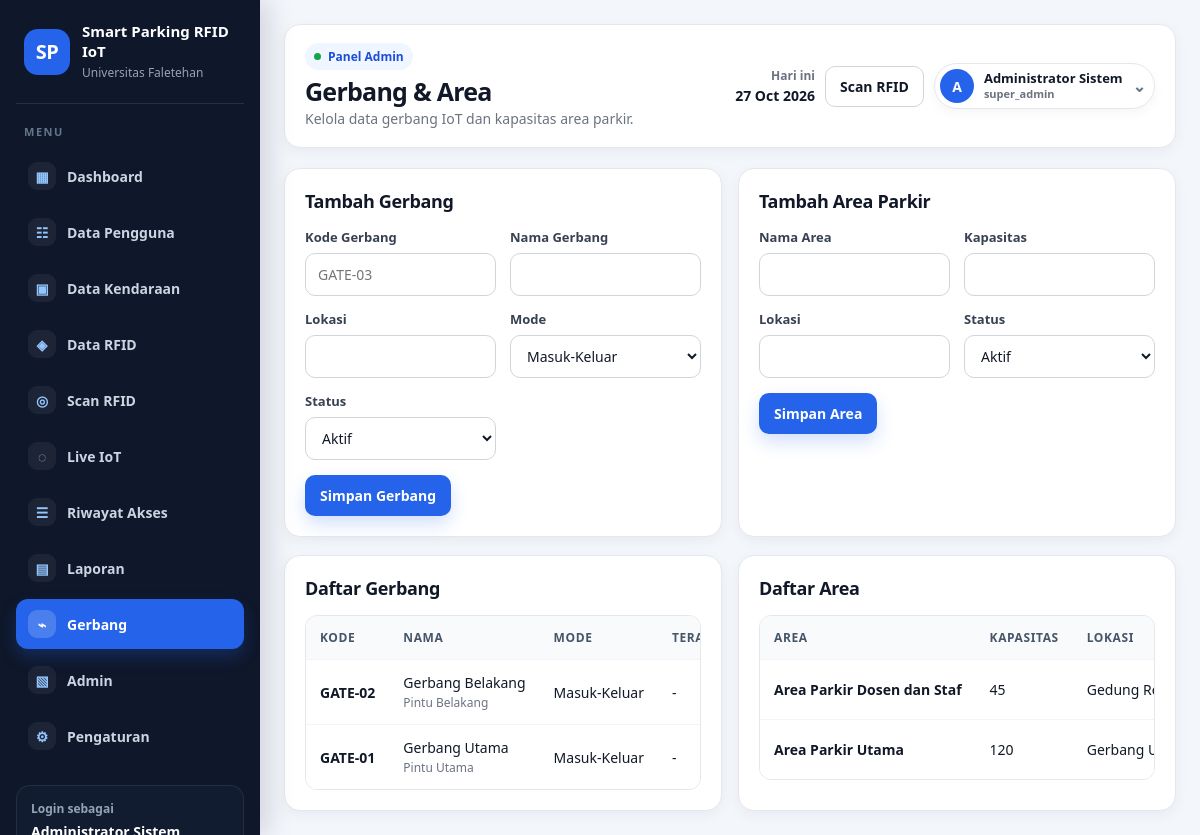
The app's page /gates.php (signed in) with its own data.
### tables this page shows
CREATE TABLE IF NOT EXISTS system_settings (
    id_setting INT AUTO_INCREMENT PRIMARY KEY,
    setting_key VARCHAR(80) NOT NULL UNIQUE,
    setting_value TEXT NULL,
    updated_at DATETIME NULL ON UPDATE CURRENT_TIMESTAMP
);

CREATE TABLE IF NOT EXISTS gates (
    id_gate INT AUTO_INCREMENT PRIMARY KEY,
    kode_gate VARCHAR(30) NOT NULL UNIQUE,
    nama_gate VARCHAR(100) NOT NULL,
    lokasi VARCHAR(120) NULL,
    mode_gate ENUM('Masuk','Keluar','Masuk-Keluar') NOT NULL DEFAULT 'Masuk-Keluar',
    status TINYINT(1) NOT NULL DEFAULT 1,
    last_seen DATETIME NULL
);

CREATE TABLE IF NOT EXISTS parking_areas (
    id_area INT AUTO_INCREMENT PRIMARY KEY,
    nama_area VARCHAR(100) NOT NULL,
    kapasitas INT NOT NULL DEFAULT 0,
    lokasi VARCHAR(120) NULL,
    status TINYINT(1) NOT NULL DEFAULT 1
);

### includes/functions.php (called while the page is built, shortened)
<?php
function e($value) {
    return htmlspecialchars((string)$value, ENT_QUOTES, 'UTF-8');
}
function setting($pdo, $key, $default = '') {
    $stmt = $pdo->prepare('SELECT setting_value FROM system_settings WHERE setting_key = ? LIMIT 1');
    $stmt->execute([$key]);
    $row = $stmt->fetch();
    return $row ? $row['setting_value'] : $default;
}
function active_menu($file) {
    return basename($_SERVER['PHP_SELF']) === $file ? 'active' : '';
}
?>

### gates.php (the view, shortened to what this page needs)
<?php
$pageTitle='Gerbang & Area';
$pageSubtitle='Kelola data gerbang IoT dan kapasitas area parkir.';
require_once __DIR__ . '/includes/header.php';
$gates=$pdo->query('SELECT * FROM gates ORDER BY id_gate DESC')->fetchAll();$areas=$pdo->query('SELECT * FROM parking_areas ORDER BY id_area DESC')->fetchAll();
?>
<div class="grid grid-2"><div class="card"><div class="card-title"><h3>Tambah Gerbang</h3></div><form method="post"><input type="hidden" name="action" value="gate_create"><div class="form-grid"><div class="form-group"><label>Kode Gerbang</label><input class="input" name="kode_gate" placeholder="GATE-03" required></div><div class="form-group"><label>Nama Gerbang</label><input class="input" name="nama_gate" required></div><div class="form-group"><label>Lokasi</label><input class="input" name="lokasi"></div><div class="form-group"><label>Mode</label><select class="select" name="mode_gate"><option>Masuk-Keluar</option><option>Masuk</option><option>Keluar</option></select></div><div class="form-group"><label>Status</label><select class="select" name="status"><option value="1">Aktif</option><option value="0">Nonaktif</option></select></div></div><div class="form-actions"><button class="btn btn-primary">Simpan Gerbang</button></div></form></div><div class="card"><div class="card-title"><h3>Tambah Area Parkir</h3></div><form method="post"><input type="hidden" name="action" value="area_create"><div class="form-grid"><div class="form-group"><label>Nama Area</label><input class="input" name="nama_area" required></div><div class="form-group"><label>Kapasitas</label><input class="input" type="number" name="kapasitas" min="0" required></div><div class="form-group"><label>Lokasi</label><input class="input" name="lokasi"></div><div class="form-group"><label>Status</label><select class="select" name="status"><option value="1">Aktif</option><option value="0">Nonaktif</option></select></div></div><div class="form-actions"><button class="btn btn-primary">Simpan Area</button></div></form></div></div>
<div class="grid grid-2" style="margin-top:18px"><div class="card"><div class="card-title"><h3>Daftar Gerbang</h3></div><div class="table-wrap"><table><thead><tr><th>Kode</th><th>Nama</th><th>Mode</th><th>Terakhir Aktif</th></tr></thead><tbody><?php foreach($gates as $g): ?><tr><td><b><?= e($g['kode_gate']) ?></b></td><td><?= e($g['nama_gate']) ?><br><small><?= e($g['lokasi']) ?></small></td><td><?= e($g['mode_gate']) ?></td><td><?= e($g['last_seen']?:'-') ?></td></tr><?php endforeach; ?></tbody></table></div></div><div class="card"><div class="card-title"><h3>Daftar Area</h3></div><div class="table-wrap"><table><thead><tr><th>Area</th><th>Kapasitas</th><th>Lokasi</th></tr></thead><tbody><?php foreach($areas as $a): ?><tr><td><b><?= e($a['nama_area']) ?></b></td><td><?= (int)$a['kapasitas'] ?></td><td><?= e($a['lokasi']) ?></td></tr><?php endforeach; ?></tbody></table></div></div></div>
<?php require_once __DIR__ . '/includes/footer.php'; ?>

### includes/header.php (shortened to what this page needs)
<?php
require_once __DIR__ . '/../config/database.php';
require_once __DIR__ . '/functions.php';
$campusName = setting($pdo, 'campus_name', 'Universitas Faletehan');
$systemName = setting($pdo, 'system_name', 'Smart Parking RFID IoT');
$currentDate = date('d M Y');
$adminName = $_SESSION['admin']['nama_admin'] ?? 'Admin';
$adminRole = $_SESSION['admin']['role'] ?? 'Administrator';
$adminInitials = strtoupper(substr(trim($adminName), 0, 1));
?>
<!DOCTYPE html>
<html lang="id">
<head>
    <link rel="stylesheet" href="assets/css/style.css">
</head>
<body>
<div class="app-shell">
    <aside class="sidebar" id="sidebar">
        <div class="brand">
            <div class="brand-icon">SP</div>
            <div>
                <strong><?= e($systemName) ?></strong>
                <span><?= e($campusName) ?></span>
            </div>
        </div>
        <nav class="menu">
            <a class="<?= active_menu('dashboard.php') ?>" href="dashboard.php"><span>▦</span> Dashboard</a>
            <a class="<?= active_menu('users.php') ?>" href="users.php"><span>☷</span> Data Pengguna</a>
            <a class="<?= active_menu('vehicles.php') ?>" href="vehicles.php"><span>▣</span> Data Kendaraan</a>
            <a class="<?= active_menu('rfid_cards.php') ?>" href="rfid_cards.php"><span>◈</span> Data RFID</a>
            <a class="<?= active_menu('scan.php') ?>" href="scan.php"><span>◎</span> Scan RFID</a>
            <a class="<?= active_menu('iot_monitor.php') ?>" href="iot_monitor.php"><span>◌</span> Live IoT</a>
            <a class="<?= active_menu('access_logs.php') ?>" href="access_logs.php"><span>☰</span> Riwayat Akses</a>
            <a class="<?= active_menu('reports.php') ?>" href="reports.php"><span>▤</span> Laporan</a>
            <a class="<?= active_menu('gates.php') ?>" href="gates.php"><span>⌁</span> Gerbang</a>
            <a class="<?= active_menu('admins.php') ?>" href="admins.php"><span>▧</span> Admin</a>
            <a class="<?= active_menu('settings.php') ?>" href="settings.php"><span>⚙</span> Pengaturan</a>
        </nav>
        <div class="sidebar-footer">
            <small>Login sebagai</small>
            <b><?= e($adminName) ?></b>
        </div>
    </aside>
    <main class="main">
        <header class="topbar">
            <div class="topbar-left">
                <div class="topbar-title">
                    <span class="topbar-kicker">Panel Admin</span>
                    <h1><?= e($pageTitle ?? 'Dashboard') ?></h1>
                    <p><?= e($pageSubtitle ?? 'Monitoring sistem parkir cerdas berbasis RFID dan IoT') ?></p>
                </div>
            </div>
            <div class="topbar-actions">
                <div class="topbar-date"><span>Hari ini</span><b><?= e($currentDate) ?></b></div>
                <a class="btn btn-light quick-scan" href="scan.php">Scan RFID</a>
                <div class="profile-menu" id="profileMenu">
                    <button class="profile-trigger" id="profileTrigger" type="button" aria-haspopup="true" aria-expanded="false">
                        <span class="profile-avatar"><?= e($adminInitials) ?></span>
                        <span class="profile-text">
                            <b><?= e($adminName) ?></b>
                            <small><?= e($adminRole) ?></small>
                        </span>
                        <span class="profile-chevron">⌄</span>
                    </button>
                </div>
            </div>
        </header>

### records on screen
system_settings: setting_value "Smart Parking RFID IoT"
system_settings: setting_value "Universitas Faletehan"
gates: kode_gate "GATE-02", nama_gate "Gerbang Belakang", lokasi "Pintu Belakang", mode_gate "Masuk-Keluar", last_seen "-"
gates: kode_gate "GATE-01", nama_gate "Gerbang Utama", lokasi "Pintu Utama", mode_gate "Masuk-Keluar", last_seen "-"
parking_areas: nama_area "Area Parkir Dosen dan Staf", kapasitas "45", lokasi "Gedung…"
parking_areas: nama_area "Area Parkir Utama", kapasitas "120", lokasi "Gerbang…"

### other values on screen
$pageTitle "Gerbang & Area"
$pageSubtitle "Kelola data gerbang IoT dan kapasitas area parkir."
$adminInitials "A"
$adminName "Administrator Sistem"
$adminRole "super_admin"
